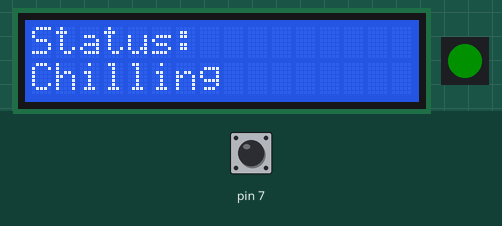
Simulated run of this sketch. Board: Arduino Uno, built with avr-gcc and run on an emulated ATmega328P. Shown: 16×2 character LCD, 1 RGB LEDs in strip order, left to right. The test bench sets the inputs (shaded band); at power-on: pin 7 HIGH. Dim RGB values are drawn brighter than linear.

Above: at 2.2 s.
At 6.8 s:
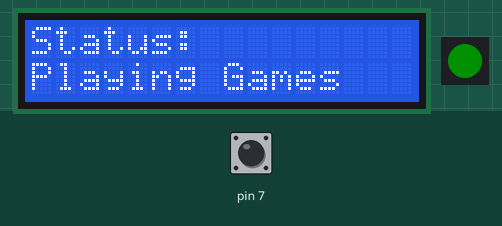
6.9 s: pin 7 pulled LOW for 3.2 s
At 8.4 s:
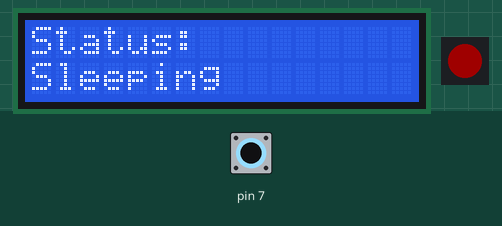
Timing chart, 0 to 17.6 s (numbered marks = the images above; inputs shaded):
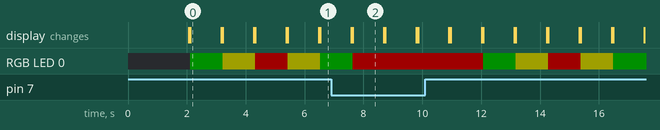

Measured:
- what the display in image 0 shows lasts 1.1 s, from 2.1 s to 3.2 s

The sketch:

home_status.ino
```cpp
// include the library code:
#include <LiquidCrystal.h>
#include <ButtonDebounce.h>
#include <FastLED.h>

#define NUM_LEDS 1
#define LED_PIN 10
#define BRIGHTNESS 32
#define COLOR_ORDER GRB
#define LED_TYPE WS2812B

// initialize the library by associating any needed LCD interface pin
// with the arduino pin number it is connected to
const int rs = 12, en = 11, d4 = 5, d5 = 4, d6 = 3, d7 = 2;
LiquidCrystal lcd(rs, en, d4, d5, d6, d7);
ButtonDebounce button(7, 250);
CRGB leds[NUM_LEDS];

int stat = 3;
int maxStat = 5;

void setup() {
  // put your setup code here, to run once:
  Serial.begin(9600);
  // set up the LCD's number of columns and rows:
  lcd.begin(16, 2);
  // Print a message to the LCD.
  lcd.print("Setup");
  FastLED.addLeds<LED_TYPE, LED_PIN, COLOR_ORDER>(leds, NUM_LEDS).setCorrection( TypicalLEDStrip );
  FastLED.setBrightness(  BRIGHTNESS );
  delay(2000);
}

void loop() {
  // put your main code here, to run repeatedly:
  lcd.clear();
  delay(50); //delay for stability
  lcd.setCursor(0, 0);
  lcd.print("Status: ");
  lcd.setCursor(0, 1);
  button.update();
  if (button.state() == HIGH) {
    if (stat == maxStat) { //if at the maximum
      stat = 0; //reset/rollover
    }
    else {
      stat += 1;
    }
    //    stat++;
  }

  switch (stat) {
    case 0:
      lcd.print("In class!");
      leds[0] = CRGB::Red;
      FastLED.show();
      break;
    case 1:
      lcd.print("Study/Homework");
      leds[0] = CRGB::Yellow;
      FastLED.show();
      break;
    case 2:
      lcd.print("Playing Games");
      leds[0] = CRGB::Green;
      FastLED.show();
      break;
    case 3:
      lcd.print("Sleeping");
      leds[0] = CRGB::Red;
      FastLED.show();
      break;
    case 4:
      lcd.print("Chilling");
      leds[0] = CRGB::Green;
      FastLED.show();
      break;
    case 5:
      lcd.print("D&D session");
      leds[0] = CRGB::Yellow;
      FastLED.show();
      break;
    default:
      lcd.print("default state");
      leds[0] = CRGB::Blue;
      FastLED.show();
      break;
  }


  delay(50);
  //  lcd.print(stat); //debugging
  //  Serial.println(stat); //debugging
  delay(1000);
}
```
